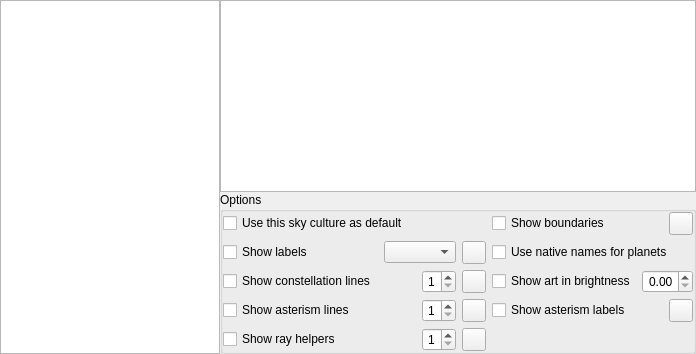
        <widget class="QWidget" name="page_starlore">
         <layout class="QGridLayout" name="gridLayout_4">
          <property name="leftMargin">
           <number>0</number>
          </property>
          <property name="topMargin">
           <number>0</number>
          </property>
          <property name="rightMargin">
           <number>0</number>
          </property>
          <property name="bottomMargin">
           <number>0</number>
          </property>
          <property name="spacing">
           <number>0</number>
          </property>
          <item row="0" column="1">
           <widget class="QTextBrowser" name="skyCultureTextBrowser">
            <property name="sizePolicy">
             <sizepolicy hsizetype="Expanding" vsizetype="Expanding">
              <horstretch>0</horstretch>
              <verstretch>0</verstretch>
             </sizepolicy>
            </property>
            <property name="minimumSize">
             <size>
              <width>0</width>
              <height>0</height>
             </size>
            </property>
            <property name="font">
             <font>
              <pointsize>10</pointsize>
             </font>
            </property>
            <property name="frameShape">
             <enum>QFrame::StyledPanel</enum>
            </property>
            <property name="verticalScrollBarPolicy">
             <enum>Qt::ScrollBarAsNeeded</enum>
            </property>
            <property name="horizontalScrollBarPolicy">
             <enum>Qt::ScrollBarAlwaysOff</enum>
            </property>
            <property name="openExternalLinks">
             <bool>true</bool>
            </property>
           </widget>
          </item>
          <item row="0" column="0" rowspan="3">
           <widget class="QListWidget" name="culturesListWidget">
            <property name="sizePolicy">
             <sizepolicy hsizetype="Preferred" vsizetype="Expanding">
              <horstretch>100</horstretch>
              <verstretch>0</verstretch>
             </sizepolicy>
            </property>
            <property name="minimumSize">
             <size>
              <width>220</width>
              <height>0</height>
             </size>
            </property>
            <property name="maximumSize">
             <size>
              <width>120</width>
              <height>16777213</height>
             </size>
            </property>
            <property name="focusPolicy">
             <enum>Qt::NoFocus</enum>
            </property>
            <property name="horizontalScrollBarPolicy">
             <enum>Qt::ScrollBarAlwaysOff</enum>
            </property>
            <property name="selectionRectVisible">
             <bool>false</bool>
            </property>
           </widget>
          </item>
          <item row="1" column="1">
           <widget class="QGroupBox" name="starloreOptionsgroupBox">
            <property name="enabled">
             <bool>true</bool>
            </property>
            <property name="sizePolicy">
             <sizepolicy hsizetype="Expanding" vsizetype="Minimum">
              <horstretch>0</horstretch>
              <verstretch>0</verstretch>
             </sizepolicy>
            </property>
            <property name="minimumSize">
             <size>
              <width>0</width>
              <height>0</height>
             </size>
            </property>
            <property name="title">
             <string>Options</string>
            </property>
            <layout class="QGridLayout" name="formLayout_2">
             <property name="leftMargin">
              <number>0</number>
             </property>
             <property name="topMargin">
              <number>0</number>
             </property>
             <property name="rightMargin">
              <number>0</number>
             </property>
             <property name="bottomMargin">
              <number>0</number>
             </property>
             <item row="3" column="1">
              <layout class="QHBoxLayout" name="horizontalLayout_constArtbrightness">
               <item>
                <widget class="QCheckBox" name="showConstellationArtCheckBox">
                 <property name="text">
                  <string>Show art in brightness</string>
                 </property>
                </widget>
               </item>
               <item>
                <widget class="QDoubleSpinBox" name="constellationArtBrightnessSpinBox">
                 <property name="alignment">
                  <set>Qt::AlignRight|Qt::AlignTrailing|Qt::AlignVCenter</set>
                 </property>
                 <property name="maximum">
                  <double>1.000000000000000</double>
                 </property>
                 <property name="singleStep">
                  <double>0.050000000000000</double>
                 </property>
                </widget>
               </item>
              </layout>
             </item>
             <item row="3" column="0">
              <layout class="QHBoxLayout" name="horizontalLayout_constLines">
               <item>
                <widget class="QCheckBox" name="showConstellationLinesCheckBox">
                 <property name="text">
                  <string>Show constellation lines</string>
                 </property>
                </widget>
               </item>
               <item>
                <spacer name="horizontalSpacer_19">
                 <property name="orientation">
                  <enum>Qt::Horizontal</enum>
                 </property>
                 <property name="sizeHint" stdset="0">
                  <size>
                   <width>40</width>
                   <height>20</height>
                  </size>
                 </property>
                </spacer>
               </item>
               <item>
                <widget class="QSpinBox" name="constellationLineThicknessSpinBox">
                 <property name="toolTip">
                  <string>Thickness of line in pixels</string>
                 </property>
                 <property name="alignment">
                  <set>Qt::AlignRight|Qt::AlignTrailing|Qt::AlignVCenter</set>
                 </property>
                 <property name="minimum">
                  <number>1</number>
                 </property>
                 <property name="maximum">
                  <number>5</number>
                 </property>
                </widget>
               </item>
               <item>
                <widget class="QToolButton" name="colorConstellationLines">
                 <property name="toolTip">
                  <string>Color of constellation lines</string>
                 </property>
                </widget>
               </item>
              </layout>
             </item>
             <item row="2" column="1">
              <widget class="QCheckBox" name="nativePlanetNamesCheckBox">
               <property name="toolTip">
                <string>Use native names for planets from current culture</string>
               </property>
               <property name="text">
                <string>Use native names for planets</string>
               </property>
              </widget>
             </item>
             <item row="0" column="0">
              <widget class="QCheckBox" name="useAsDefaultSkyCultureCheckBox">
               <property name="text">
                <string>Use this sky culture as default</string>
               </property>
              </widget>
             </item>
             <item row="2" column="0">
              <layout class="QHBoxLayout" name="horizontalLayout_constLabels">
               <item>
                <widget class="QCheckBox" name="showConstellationLabelsCheckBox">
                 <property name="text">
                  <string>Show labels</string>
                 </property>
                </widget>
               </item>
               <item>
                <spacer name="horizontalSpacer_7">
                 <property name="orientation">
                  <enum>Qt::Horizontal</enum>
                 </property>
                 <property name="sizeHint" stdset="0">
                  <size>
                   <width>40</width>
                   <height>20</height>
                  </size>
                 </property>
                </spacer>
               </item>
               <item>
                <widget class="QComboBox" name="skyCultureNamesStyleComboBox">
                 <property name="toolTip">
                  <string>Select if you want names abbreviated, original or translated</string>
                 </property>
                 <property name="currentText">
                  <string/>
                 </property>
                </widget>
               </item>
               <item>
                <widget class="QToolButton" name="colorConstellationLabels">
                 <property name="toolTip">
                  <string>Color of constellation names</string>
                 </property>
                </widget>
               </item>
              </layout>
             </item>
             <item row="0" column="1">
              <layout class="QHBoxLayout" name="horizontalLayout_5">
               <property name="bottomMargin">
                <number>0</number>
               </property>
               <item>
                <widget class="QCheckBox" name="showConstellationBoundariesCheckBox">
                 <property name="text">
                  <string>Show boundaries</string>
                 </property>
                </widget>
               </item>
               <item>
                <widget class="QToolButton" name="colorConstellationBoundaries">
                 <property name="toolTip">
                  <string>Color of constellation boundaries</string>
                 </property>
                </widget>
               </item>
              </layout>
             </item>
             <item row="4" column="0">
              <layout class="QHBoxLayout" name="horizontalLayout_asterismLines">
               <item>
                <widget class="QCheckBox" name="showAsterismLinesCheckBox">
                 <property name="text">
                  <string>Show asterism lines</string>
                 </property>
                </widget>
               </item>
               <item>
                <spacer name="horizontalSpacer_20">
                 <property name="orientation">
                  <enum>Qt::Horizontal</enum>
                 </property>
                 <property name="sizeHint" stdset="0">
                  <size>
                   <width>40</width>
                   <height>20</height>
                  </size>
                 </property>
                </spacer>
               </item>
               <item>
                <widget class="QSpinBox" name="asterismLineThicknessSpinBox">
                 <property name="toolTip">
                  <string>Thickness of line in pixels</string>
                 </property>
                 <property name="alignment">
                  <set>Qt::AlignRight|Qt::AlignTrailing|Qt::AlignVCenter</set>
                 </property>
                 <property name="minimum">
                  <number>1</number>
                 </property>
                 <property name="maximum">
                  <number>5</number>
                 </property>
                </widget>
               </item>
               <item>
                <widget class="QToolButton" name="colorAsterismLines">
                 <property name="toolTip">
                  <string>Color of asterism lines</string>
                 </property>
                </widget>
               </item>
              </layout>
             </item>
             <item row="4" column="1">
              <layout class="QHBoxLayout" name="horizontalLayout_asterismLabels">
               <item>
                <widget class="QCheckBox" name="showAsterismLabelsCheckBox">
                 <property name="text">
                  <string>Show asterism labels</string>
                 </property>
                </widget>
               </item>
               <item>
                <widget class="QToolButton" name="colorAsterismLabels">
                 <property name="toolTip">
                  <string>Color of asterism names</string>
                 </property>
                </widget>
               </item>
              </layout>
             </item>
             <item row="5" column="0">
              <layout class="QHBoxLayout" name="horizontalLayout_8">
               <item>
                <widget class="QCheckBox" name="showRayHelpersCheckBox">
                 <property name="text">
                  <string>Show ray helpers</string>
                 </property>
                </widget>
               </item>
               <item>
                <spacer name="horizontalSpacer_21">
                 <property name="orientation">
                  <enum>Qt::Horizontal</enum>
                 </property>
                 <property name="sizeHint" stdset="0">
                  <size>
                   <width>40</width>
                   <height>20</height>
                  </size>
                 </property>
                </spacer>
               </item>
               <item>
                <widget class="QSpinBox" name="rayHelperThicknessSpinBox">
                 <property name="toolTip">
                  <string>Thickness of line in pixels</string>
                 </property>
                 <property name="alignment">
                  <set>Qt::AlignRight|Qt::AlignTrailing|Qt::AlignVCenter</set>
                 </property>
                 <property name="minimum">
                  <number>1</number>
                 </property>
                 <property name="maximum">
                  <number>5</number>
                 </property>
                </widget>
               </item>
               <item>
                <widget class="QToolButton" name="colorRayHelpers">
                 <property name="toolTip">
                  <string>Color of ray helpers</string>
                 </property>
                </widget>
               </item>
              </layout>
             </item>
            </layout>
           </widget>
          </item>
         </layout>
        </widget>
